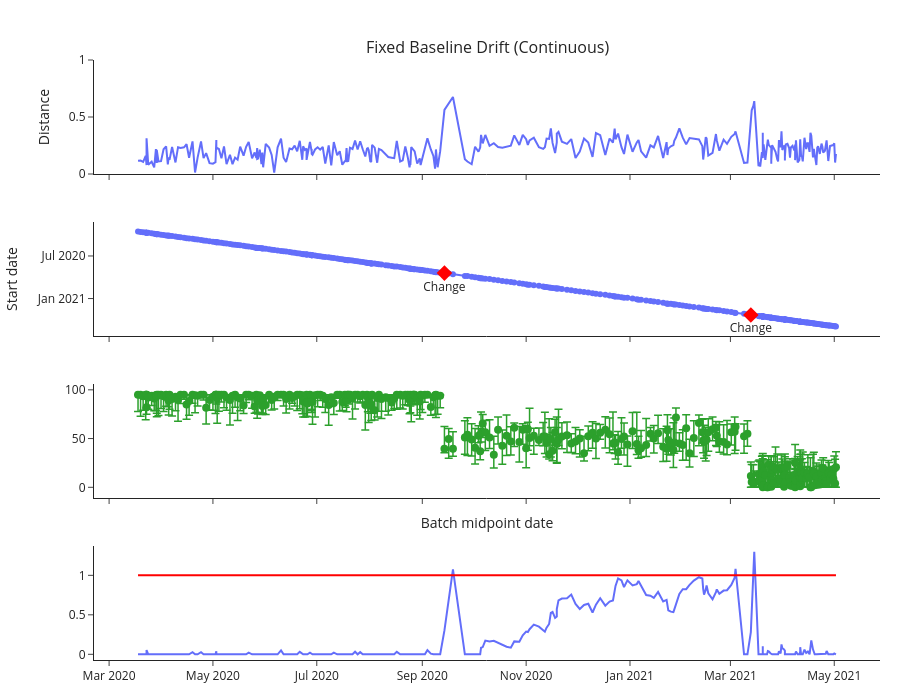

Notebook source saved alongside this figure:
### Code cell
events = {"2020-09-13":"Change", "2021-03-13":"Change"}
df_cont = generate_scenario(
    kind="continuous", scenario_type="gradual_drift",
    start_date="2020-03-16", end_date="2021-05-02",
    events=events, n_per_block_list=[15000,10000,10000],
    values=[95, 50, 10],  
    col_name="crp"
)


results, fig = rolling_metric_fixed_baseline_cusum(
    data=df_cont, 
    value_col='crp',
    date_col="date_admit",
    events=events,
    batch=100,
    baseline_batches=3,
    n_bins=10,
    k=0.26 ,          # example for a distance metric; tune from stable period
    metric_name=None,    # uses first metric returned by your metrics function
    plot=True,
    th=1,
    subsample_rate_low=0.2
)

fig.show()

#for i in results:
#    print(i['cur_size'])

k = np.quantile([r["metric_value"] for r in results[:10]], 0.75)
print(k)

### Figure 1 — Plotly figure (JSON) as saved in the notebook; plotly's stock layout.template omitted (floating-point values rounded to 4 significant figures; data arrays with more than 128 entries replaced by an {"elided": "..."} marker saying what was removed)
{"data": [{"hovertemplate": "Batch midpoint date=%{x}<br>Continuous Distance=%{y}<extra></extra>", "legendgroup": "", "line": {"color": "#636efa", "dash": "solid"}, "marker": {"symbol": "circle"}, "mode": "lines", "name": "", "orientation": "v", "showlegend": false, "type": "scatter", "x": {"elided": "338 str values"}, "xaxis": "x", "y": {"elided": "338 float values"}, "yaxis": "y"}, {"hovertemplate": "Batch midpoint date=%{x}<br>Start date=%{y}<extra></extra>", "legendgroup": "", "marker": {"color": "#636efa", "symbol": "circle"}, "mode": "lines+markers", "name": "", "orientation": "v", "showlegend": false, "type": "scatter", "x": {"elided": "338 str values"}, "xaxis": "x2", "y": {"elided": "338 str values"}, "yaxis": "y2"}, {"error_y": {"array": {"elided": "338 float values"}, "arrayminus": {"elided": "338 float values"}, "symmetric": false, "thickness": 1.5, "type": "data", "width": 4}, "marker": {"size": 8}, "mode": "markers", "name": "Median (Q1–Q3)", "type": "scatter", "x": {"elided": "338 str values"}, "xaxis": "x3", "y": {"elided": "338 float values"}, "yaxis": "y3"}, {"hovertemplate": "Batch midpoint date=%{x}<br>cusum=%{y}<extra></extra>", "legendgroup": "", "line": {"color": "#636efa", "dash": "solid"}, "marker": {"symbol": "circle"}, "mode": "lines", "name": "", "orientation": "v", "showlegend": false, "type": "scatter", "x": {"elided": "338 str values"}, "xaxis": "x4", "y": {"elided": "338 float values"}, "yaxis": "y4"}, {"hovertemplate": "Batch midpoint date=%{x}<br>threshold=%{y}<extra></extra>", "legendgroup": "", "line": {"color": "red", "dash": "solid"}, "marker": {"symbol": "circle"}, "mode": "lines", "name": "", "orientation": "v", "showlegend": false, "type": "scatter", "x": {"elided": "338 str values"}, "xaxis": "x4", "y": {"elided": "338 int values"}, "yaxis": "y4"}, {"marker": {"color": "red", "size": 12, "symbol": "diamond"}, "mode": "markers+text", "name": "Events", "text": ["Change", "Change"], "textposition": "bottom center", "type": "scatter", "x": ["2020-09-14T00:00:00.000000000", "2021-03-13T00:00:00.000000000"], "xaxis": "x2", "y": ["2020-09-13T00:00:00.000000000", "2021-03-13T00:00:00.000000000"], "yaxis": "y2"}], "layout": {"annotations": [{"font": {"size": 16}, "showarrow": false, "text": "Fixed Baseline Drift (Continuous)", "x": 0.5, "xanchor": "center", "xref": "paper", "y": 1, "yanchor": "bottom", "yref": "paper"}], "barmode": "stack", "height": 700, "margin": {"b": 40, "l": 50, "r": 20, "t": 60}, "showlegend": false, "xaxis": {"anchor": "y", "domain": [0, 1], "matches": "x4", "showticklabels": false}, "xaxis2": {"anchor": "y2", "domain": [0, 1], "matches": "x4", "showticklabels": false}, "xaxis3": {"anchor": "y3", "domain": [0, 1], "matches": "x4", "showticklabels": false, "title": {"text": "Batch midpoint date"}}, "xaxis4": {"anchor": "y4", "domain": [0, 1]}, "yaxis": {"anchor": "x", "domain": [0.81, 1], "range": [0, 1], "title": {"text": "Distance"}}, "yaxis2": {"anchor": "x2", "autorange": "reversed", "domain": [0.54, 0.73], "title": {"text": "Start date"}}, "yaxis3": {"anchor": "x3", "domain": [0.27, 0.46]}, "yaxis4": {"anchor": "x4", "domain": [0, 0.19]}}}
